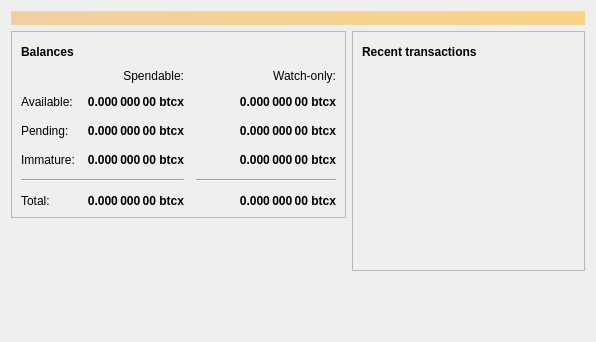
<?xml version="1.0" encoding="UTF-8"?>
<ui version="4.0">
 <class>OverviewPage</class>
 <widget class="QWidget" name="OverviewPage">
  <property name="geometry">
   <rect>
    <x>0</x>
    <y>0</y>
    <width>596</width>
    <height>342</height>
   </rect>
  </property>
  <property name="windowTitle">
   <string>Form</string>
  </property>
  <layout class="QVBoxLayout" name="topLayout">
   <item>
    <widget class="QLabel" name="labelAlerts">
     <property name="visible">
      <bool>false</bool>
     </property>
     <property name="styleSheet">
      <string notr="true">QLabel { background-color: qlineargradient(x1: 0, y1: 0, x2: 1, y2: 0, stop:0 #F0D0A0, stop:1 #F8D488); color:#000000; }</string>
     </property>
     <property name="wordWrap">
      <bool>true</bool>
     </property>
     <property name="margin">
      <number>3</number>
     </property>
     <property name="textInteractionFlags">
      <set>Qt::TextSelectableByMouse</set>
     </property>
    </widget>
   </item>
   <item>
    <layout class="QHBoxLayout" name="horizontalLayout" stretch="1,1">
     <item>
      <layout class="QVBoxLayout" name="verticalLayout_2">
       <item>
        <widget class="QFrame" name="frame">
         <property name="frameShape">
          <enum>QFrame::StyledPanel</enum>
         </property>
         <property name="frameShadow">
          <enum>QFrame::Raised</enum>
         </property>
         <layout class="QVBoxLayout" name="verticalLayout_4">
          <item>
           <layout class="QHBoxLayout" name="horizontalLayout_4">
            <item>
             <widget class="QLabel" name="label_5">
              <property name="font">
               <font>
                <weight>75</weight>
                <bold>true</bold>
               </font>
              </property>
              <property name="text">
               <string>Balances</string>
              </property>
             </widget>
            </item>
            <item>
             <widget class="QPushButton" name="labelWalletStatus">
              <property name="enabled">
               <bool>true</bool>
              </property>
              <property name="maximumSize">
               <size>
                <width>30</width>
                <height>16777215</height>
               </size>
              </property>
              <property name="toolTip">
               <string>The displayed information may be out of date. Your wallet automatically synchronizes with the bitcoinphantom network after a connection is established, but this process has not completed yet.</string>
              </property>
              <property name="text">
               <string/>
              </property>
              <property name="icon">
               <iconset resource="../bitcoinphantom.qrc">
                <normaloff>:/icons/warning</normaloff>
                <disabledoff>:/icons/warning</disabledoff>:/icons/warning</iconset>
              </property>
              <property name="iconSize">
               <size>
                <width>24</width>
                <height>24</height>
               </size>
              </property>
              <property name="flat">
               <bool>true</bool>
              </property>
             </widget>
            </item>
            <item>
             <spacer name="horizontalSpacer_3">
              <property name="orientation">
               <enum>Qt::Horizontal</enum>
              </property>
              <property name="sizeHint" stdset="0">
               <size>
                <width>40</width>
                <height>20</height>
               </size>
              </property>
             </spacer>
            </item>
           </layout>
          </item>
          <item>
           <layout class="QGridLayout" name="gridLayout">
            <property name="spacing">
             <number>12</number>
            </property>
            <item row="2" column="2">
             <widget class="QLabel" name="labelWatchPending">
              <property name="font">
               <font>
                <weight>75</weight>
                <bold>true</bold>
               </font>
              </property>
              <property name="cursor">
               <cursorShape>IBeamCursor</cursorShape>
              </property>
              <property name="toolTip">
               <string>Unconfirmed transactions to watch-only addresses</string>
              </property>
              <property name="text">
               <string notr="true">0.000 000 00 btcx</string>
              </property>
              <property name="alignment">
               <set>Qt::AlignRight|Qt::AlignTrailing|Qt::AlignVCenter</set>
              </property>
              <property name="textInteractionFlags">
               <set>Qt::LinksAccessibleByMouse|Qt::TextSelectableByKeyboard|Qt::TextSelectableByMouse</set>
              </property>
             </widget>
            </item>
            <item row="2" column="1">
             <widget class="QLabel" name="labelUnconfirmed">
              <property name="font">
               <font>
                <weight>75</weight>
                <bold>true</bold>
               </font>
              </property>
              <property name="cursor">
               <cursorShape>IBeamCursor</cursorShape>
              </property>
              <property name="toolTip">
               <string>Total of transactions that have yet to be confirmed, and do not yet count toward the spendable balance</string>
              </property>
              <property name="text">
               <string notr="true">0.000 000 00 btcx</string>
              </property>
              <property name="alignment">
               <set>Qt::AlignRight|Qt::AlignTrailing|Qt::AlignVCenter</set>
              </property>
              <property name="textInteractionFlags">
               <set>Qt::LinksAccessibleByMouse|Qt::TextSelectableByKeyboard|Qt::TextSelectableByMouse</set>
              </property>
             </widget>
            </item>
            <item row="3" column="2">
             <widget class="QLabel" name="labelWatchImmature">
              <property name="font">
               <font>
                <weight>75</weight>
                <bold>true</bold>
               </font>
              </property>
              <property name="cursor">
               <cursorShape>IBeamCursor</cursorShape>
              </property>
              <property name="toolTip">
               <string>Mined balance in watch-only addresses that has not yet matured</string>
              </property>
              <property name="text">
               <string notr="true">0.000 000 00 btcx</string>
              </property>
              <property name="alignment">
               <set>Qt::AlignRight|Qt::AlignTrailing|Qt::AlignVCenter</set>
              </property>
              <property name="textInteractionFlags">
               <set>Qt::LinksAccessibleByMouse|Qt::TextSelectableByKeyboard|Qt::TextSelectableByMouse</set>
              </property>
             </widget>
            </item>
            <item row="4" column="0" colspan="2">
             <widget class="Line" name="line">
              <property name="orientation">
               <enum>Qt::Horizontal</enum>
              </property>
             </widget>
            </item>
            <item row="4" column="2">
             <widget class="Line" name="lineWatchBalance">
              <property name="sizePolicy">
               <sizepolicy hsizetype="Preferred" vsizetype="Fixed">
                <horstretch>0</horstretch>
                <verstretch>0</verstretch>
               </sizepolicy>
              </property>
              <property name="minimumSize">
               <size>
                <width>140</width>
                <height>0</height>
               </size>
              </property>
              <property name="orientation">
               <enum>Qt::Horizontal</enum>
              </property>
             </widget>
            </item>
            <item row="5" column="0">
             <widget class="QLabel" name="labelTotalText">
              <property name="text">
               <string>Total:</string>
              </property>
             </widget>
            </item>
            <item row="3" column="1">
             <widget class="QLabel" name="labelImmature">
              <property name="font">
               <font>
                <weight>75</weight>
                <bold>true</bold>
               </font>
              </property>
              <property name="cursor">
               <cursorShape>IBeamCursor</cursorShape>
              </property>
              <property name="toolTip">
               <string>Mined balance that has not yet matured</string>
              </property>
              <property name="text">
               <string notr="true">0.000 000 00 btcx</string>
              </property>
              <property name="alignment">
               <set>Qt::AlignRight|Qt::AlignTrailing|Qt::AlignVCenter</set>
              </property>
              <property name="textInteractionFlags">
               <set>Qt::LinksAccessibleByMouse|Qt::TextSelectableByKeyboard|Qt::TextSelectableByMouse</set>
              </property>
             </widget>
            </item>
            <item row="2" column="3">
             <spacer name="horizontalSpacer_2">
              <property name="orientation">
               <enum>Qt::Horizontal</enum>
              </property>
              <property name="sizeHint" stdset="0">
               <size>
                <width>40</width>
                <height>20</height>
               </size>
              </property>
             </spacer>
            </item>
            <item row="3" column="0">
             <widget class="QLabel" name="labelImmatureText">
              <property name="text">
               <string>Immature:</string>
              </property>
             </widget>
            </item>
            <item row="5" column="1">
             <widget class="QLabel" name="labelTotal">
              <property name="font">
               <font>
                <weight>75</weight>
                <bold>true</bold>
               </font>
              </property>
              <property name="cursor">
               <cursorShape>IBeamCursor</cursorShape>
              </property>
              <property name="toolTip">
               <string>Your current total balance</string>
              </property>
              <property name="text">
               <string notr="true">0.000 000 00 btcx</string>
              </property>
              <property name="alignment">
               <set>Qt::AlignRight|Qt::AlignTrailing|Qt::AlignVCenter</set>
              </property>
              <property name="textInteractionFlags">
               <set>Qt::LinksAccessibleByMouse|Qt::TextSelectableByKeyboard|Qt::TextSelectableByMouse</set>
              </property>
             </widget>
            </item>
            <item row="5" column="2">
             <widget class="QLabel" name="labelWatchTotal">
              <property name="font">
               <font>
                <weight>75</weight>
                <bold>true</bold>
               </font>
              </property>
              <property name="cursor">
               <cursorShape>IBeamCursor</cursorShape>
              </property>
              <property name="toolTip">
               <string>Current total balance in watch-only addresses</string>
              </property>
              <property name="text">
               <string notr="true">0.000 000 00 btcx</string>
              </property>
              <property name="alignment">
               <set>Qt::AlignRight|Qt::AlignTrailing|Qt::AlignVCenter</set>
              </property>
              <property name="textInteractionFlags">
               <set>Qt::LinksAccessibleByMouse|Qt::TextSelectableByKeyboard|Qt::TextSelectableByMouse</set>
              </property>
             </widget>
            </item>
            <item row="0" column="2">
             <widget class="QLabel" name="labelWatchonly">
              <property name="text">
               <string>Watch-only:</string>
              </property>
              <property name="alignment">
               <set>Qt::AlignRight|Qt::AlignTrailing|Qt::AlignVCenter</set>
              </property>
             </widget>
            </item>
            <item row="1" column="0">
             <widget class="QLabel" name="labelBalanceText">
              <property name="text">
               <string>Available:</string>
              </property>
             </widget>
            </item>
            <item row="1" column="1">
             <widget class="QLabel" name="labelBalance">
              <property name="font">
               <font>
                <weight>75</weight>
                <bold>true</bold>
               </font>
              </property>
              <property name="cursor">
               <cursorShape>IBeamCursor</cursorShape>
              </property>
              <property name="toolTip">
               <string>Your current spendable balance</string>
              </property>
              <property name="text">
               <string notr="true">0.000 000 00 btcx</string>
              </property>
              <property name="alignment">
               <set>Qt::AlignRight|Qt::AlignTrailing|Qt::AlignVCenter</set>
              </property>
              <property name="textInteractionFlags">
               <set>Qt::LinksAccessibleByMouse|Qt::TextSelectableByKeyboard|Qt::TextSelectableByMouse</set>
              </property>
             </widget>
            </item>
            <item row="1" column="2">
             <widget class="QLabel" name="labelWatchAvailable">
              <property name="font">
               <font>
                <weight>75</weight>
                <bold>true</bold>
               </font>
              </property>
              <property name="cursor">
               <cursorShape>IBeamCursor</cursorShape>
              </property>
              <property name="toolTip">
               <string>Your current balance in watch-only addresses</string>
              </property>
              <property name="text">
               <string notr="true">0.000 000 00 btcx</string>
              </property>
              <property name="alignment">
               <set>Qt::AlignRight|Qt::AlignTrailing|Qt::AlignVCenter</set>
              </property>
              <property name="textInteractionFlags">
               <set>Qt::LinksAccessibleByMouse|Qt::TextSelectableByKeyboard|Qt::TextSelectableByMouse</set>
              </property>
             </widget>
            </item>
            <item row="2" column="0">
             <widget class="QLabel" name="labelPendingText">
              <property name="text">
               <string>Pending:</string>
              </property>
             </widget>
            </item>
            <item row="0" column="1">
             <widget class="QLabel" name="labelSpendable">
              <property name="text">
               <string>Spendable:</string>
              </property>
              <property name="alignment">
               <set>Qt::AlignRight|Qt::AlignTrailing|Qt::AlignVCenter</set>
              </property>
             </widget>
            </item>
           </layout>
          </item>
         </layout>
        </widget>
       </item>
       <item>
        <spacer name="verticalSpacer">
         <property name="orientation">
          <enum>Qt::Vertical</enum>
         </property>
         <property name="sizeHint" stdset="0">
          <size>
           <width>20</width>
           <height>40</height>
          </size>
         </property>
        </spacer>
       </item>
      </layout>
     </item>
     <item>
      <layout class="QVBoxLayout" name="verticalLayout_3">
       <item>
        <widget class="QFrame" name="frame_2">
         <property name="frameShape">
          <enum>QFrame::StyledPanel</enum>
         </property>
         <property name="frameShadow">
          <enum>QFrame::Raised</enum>
         </property>
         <layout class="QVBoxLayout" name="verticalLayout">
          <item>
           <layout class="QHBoxLayout" name="horizontalLayout_2">
            <item>
             <widget class="QLabel" name="label_4">
              <property name="font">
               <font>
                <weight>75</weight>
                <bold>true</bold>
               </font>
              </property>
              <property name="text">
               <string>Recent transactions</string>
              </property>
             </widget>
            </item>
            <item>
             <widget class="QPushButton" name="labelTransactionsStatus">
              <property name="enabled">
               <bool>true</bool>
              </property>
              <property name="maximumSize">
               <size>
                <width>30</width>
                <height>16777215</height>
               </size>
              </property>
              <property name="toolTip">
               <string>The displayed information may be out of date. Your wallet automatically synchronizes with the bitcoinphantom network after a connection is established, but this process has not completed yet.</string>
              </property>
              <property name="text">
               <string/>
              </property>
              <property name="icon">
               <iconset resource="../bitcoinphantom.qrc">
                <normaloff>:/icons/warning</normaloff>
                <disabledoff>:/icons/warning</disabledoff>:/icons/warning</iconset>
              </property>
              <property name="iconSize">
               <size>
                <width>24</width>
                <height>24</height>
               </size>
              </property>
              <property name="flat">
               <bool>true</bool>
              </property>
             </widget>
            </item>
            <item>
             <spacer name="horizontalSpacer">
              <property name="orientation">
               <enum>Qt::Horizontal</enum>
              </property>
              <property name="sizeHint" stdset="0">
               <size>
                <width>40</width>
                <height>20</height>
               </size>
              </property>
             </spacer>
            </item>
           </layout>
          </item>
          <item>
           <widget class="QListView" name="listTransactions">
            <property name="styleSheet">
             <string notr="true">QListView { background: transparent; }</string>
            </property>
            <property name="frameShape">
             <enum>QFrame::NoFrame</enum>
            </property>
            <property name="verticalScrollBarPolicy">
             <enum>Qt::ScrollBarAlwaysOff</enum>
            </property>
            <property name="horizontalScrollBarPolicy">
             <enum>Qt::ScrollBarAlwaysOff</enum>
            </property>
            <property name="selectionMode">
             <enum>QAbstractItemView::NoSelection</enum>
            </property>
           </widget>
          </item>
         </layout>
        </widget>
       </item>
       <item>
        <spacer name="verticalSpacer_2">
         <property name="orientation">
          <enum>Qt::Vertical</enum>
         </property>
         <property name="sizeHint" stdset="0">
          <size>
           <width>20</width>
           <height>40</height>
          </size>
         </property>
        </spacer>
       </item>
      </layout>
     </item>
    </layout>
   </item>
  </layout>
 </widget>
 <resources/>
 <connections/>
</ui>
